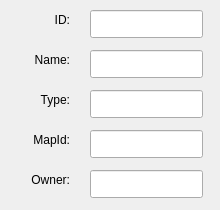
<?xml version="1.0" encoding="UTF-8"?>
<ui version="4.0">
 <class>CityTypeInfoDialog</class>
 <widget class="QWidget" name="CityTypeInfoDialog">
  <property name="geometry">
   <rect>
    <x>0</x>
    <y>0</y>
    <width>220</width>
    <height>210</height>
   </rect>
  </property>
  <property name="minimumSize">
   <size>
    <width>220</width>
    <height>210</height>
   </size>
  </property>
  <property name="windowTitle">
   <string>CityTypeInfoDialog</string>
  </property>
  <widget class="QLabel" name="labelId">
   <property name="geometry">
    <rect>
     <x>10</x>
     <y>10</y>
     <width>60</width>
     <height>20</height>
    </rect>
   </property>
   <property name="text">
    <string>ID:</string>
   </property>
   <property name="alignment">
    <set>Qt::AlignRight|Qt::AlignTrailing|Qt::AlignVCenter</set>
   </property>
  </widget>
  <widget class="QLineEdit" name="lineEditId">
   <property name="geometry">
    <rect>
     <x>90</x>
     <y>10</y>
     <width>113</width>
     <height>28</height>
    </rect>
   </property>
  </widget>
  <widget class="QLabel" name="labelName">
   <property name="geometry">
    <rect>
     <x>10</x>
     <y>50</y>
     <width>60</width>
     <height>20</height>
    </rect>
   </property>
   <property name="text">
    <string>Name:</string>
   </property>
   <property name="alignment">
    <set>Qt::AlignRight|Qt::AlignTrailing|Qt::AlignVCenter</set>
   </property>
  </widget>
  <widget class="QLineEdit" name="lineEditName">
   <property name="geometry">
    <rect>
     <x>90</x>
     <y>50</y>
     <width>113</width>
     <height>28</height>
    </rect>
   </property>
  </widget>
  <widget class="QLabel" name="labelType">
   <property name="geometry">
    <rect>
     <x>10</x>
     <y>90</y>
     <width>60</width>
     <height>20</height>
    </rect>
   </property>
   <property name="text">
    <string>Type:</string>
   </property>
   <property name="alignment">
    <set>Qt::AlignRight|Qt::AlignTrailing|Qt::AlignVCenter</set>
   </property>
  </widget>
  <widget class="QLineEdit" name="lineEditType">
   <property name="geometry">
    <rect>
     <x>90</x>
     <y>90</y>
     <width>113</width>
     <height>28</height>
    </rect>
   </property>
  </widget>
  <widget class="QLabel" name="labelMapId">
   <property name="geometry">
    <rect>
     <x>10</x>
     <y>130</y>
     <width>60</width>
     <height>20</height>
    </rect>
   </property>
   <property name="text">
    <string>MapId:</string>
   </property>
   <property name="alignment">
    <set>Qt::AlignRight|Qt::AlignTrailing|Qt::AlignVCenter</set>
   </property>
  </widget>
  <widget class="QLineEdit" name="lineEditMapId">
   <property name="geometry">
    <rect>
     <x>90</x>
     <y>130</y>
     <width>113</width>
     <height>28</height>
    </rect>
   </property>
  </widget>
  <widget class="QLabel" name="labelOwnerType">
   <property name="geometry">
    <rect>
     <x>10</x>
     <y>170</y>
     <width>60</width>
     <height>20</height>
    </rect>
   </property>
   <property name="text">
    <string>Owner:</string>
   </property>
   <property name="alignment">
    <set>Qt::AlignRight|Qt::AlignTrailing|Qt::AlignVCenter</set>
   </property>
  </widget>
  <widget class="QLineEdit" name="lineEditOwnerType">
   <property name="geometry">
    <rect>
     <x>90</x>
     <y>170</y>
     <width>113</width>
     <height>28</height>
    </rect>
   </property>
  </widget>
 </widget>
 <resources/>
 <connections/>
</ui>
